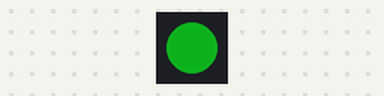
The sketch below on a simulated Arduino Uno, built with avr-gcc and run on an emulated ATmega328P. Shown: 1 RGB LEDs in strip order, left to right. Dim RGB values are drawn brighter than linear.

Above: at 0.17 s.
At 10.55 s:
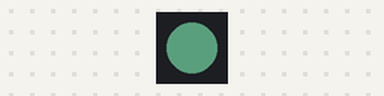
At 19.48 s:
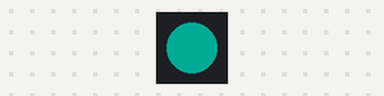
At 39.47 s:
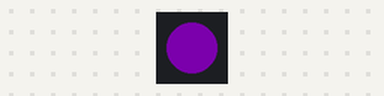
Timing chart, 0 to 40.0 s (numbered marks = the images above):
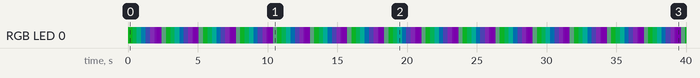

The sketch:

RedditHelp.ino
```cpp
#include <FastLED.h>

/*  How many times per second should we update the
 *  colour of the LED?
 */
const int frameRate = 30;

/*  We use 5 known colours which are each expanded to
 *  16 colours in the palette. Palettes have a maximum
 *  of 256 colours but we calculate the size of our
 *  smaller palette.
 */
const int paletteSize = 5 * 16;

/*  We fill the palette with our 5 aurora colours. The
 *  sixth colour is a copy of the first which allows
 *  for smooth cyclic transitions.
 *  The remainder of the palette is zero-padded.
 */
const CRGBPalette16 auroraPalette(
  CRGB(20,232,30),
  CRGB(0,234,141),
  CRGB(1,126,213),
  CRGB(181,61,255),

  CRGB(141,0,196),
  CRGB(20,232,30),
  0,
  0,

  0,
  0,
  0,
  0,

  0,
  0,
  0,
  0
);

CRGB led;

void setup() {
  // attach our one NeoPixel LED to pin 9
  FastLED.addLeds<NEOPIXEL, 9>(&led, 1);

  // so we don't blind ourselves
  FastLED.setBrightness(63);
}


void loop() {
  static int index = 0;
  if (++index >= paletteSize) index = 0;

  led = ColorFromPalette(auroraPalette, index, 255, LINEARBLEND);

  FastLED.show();
  FastLED.delay(1000 / frameRate);
}
```

Measured:
- by itself, RGB LED 0: off → RGB(4, 58, 9) at 0.01 s, → RGB(1, 58, 24) 0.33 s later, → RGB(0, 51, 39) 0.30 s later, → RGB(0, 36, 49) 0.33 s later, … (136 changes in this stretch)
